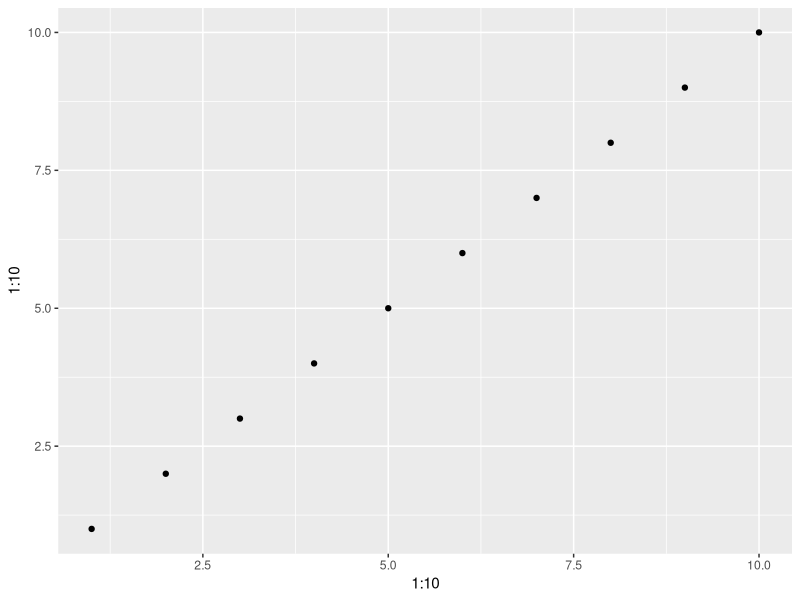
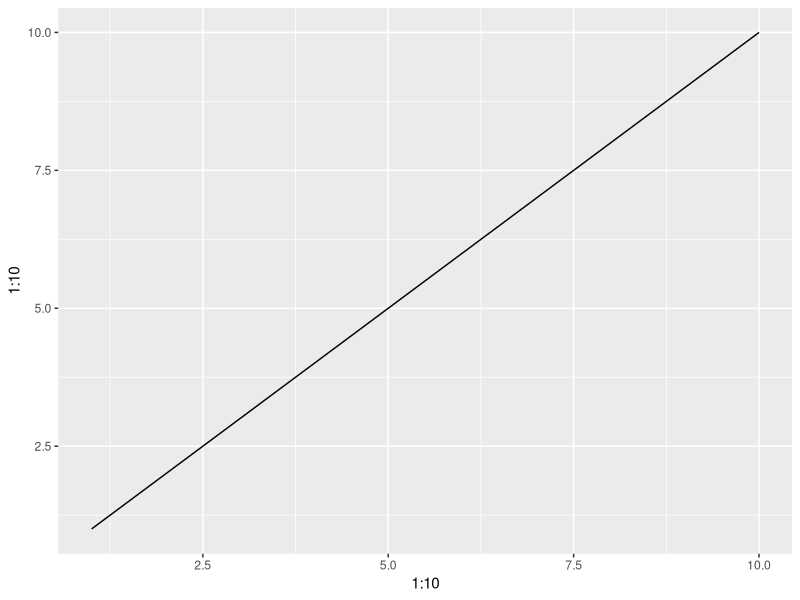

These charts were generated, in order, by the following R code:
## ---- chunk 1
library(tidyverse)

## Read in your data here 
## ---- chunk 2
plot_1 <- ggplot(data =NULL) + 
  geom_point(aes(x = 1:10, y = 1:10))

plot_1
## ---- chunk 3
plot_2 <- ggplot(data =NULL) + 
  geom_line(aes(x = 1:10, y = 1:10))

plot_2
